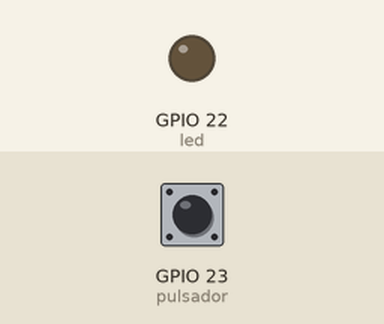
Simulated run of this sketch. Board: ESP32. On the bench: output pins drawn as LEDs (lit = HIGH). The test bench sets the inputs (shaded band); at power-on: GPIO 23 (pulsador) HIGH. The modem accepts every AT command (registered, SIM ready, sends succeed) and sends nothing else.

Above: at 5.2 s.
5.3 s: GPIO 23 (pulsador) pulled LOW for 0.15 s
At 5.4 s:
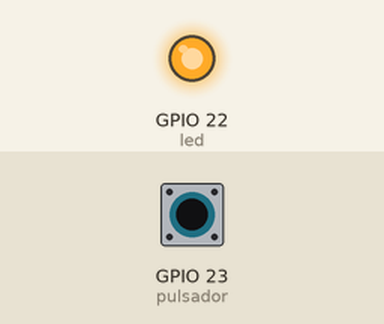
7.0 s: GPIO 23 (pulsador) pulled LOW for 3.2 s
At 11.5 s:
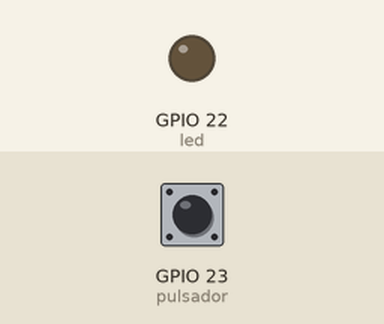
Timing chart, 0 to 13.0 s (numbered marks = the images above; inputs shaded):
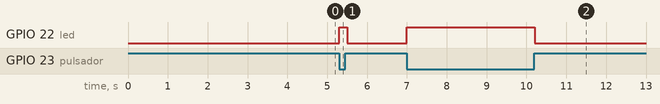

The sketch:

EMISOR.ino
```cpp
String lora_band = "915000000"; //Banda de frecuencia (Hz) dependera el País/Región donde se encuentre
String lora_networkid = "18";   //Identificación de la red Lora
String lora_address = "1";      //Dirección del módulo Lora
String lora_RX_address = "2";   //Dirección del módulo receptor Lora

int led = 22; //Led conectado al pin D22 del esp32
int pulsador = 23; //pulsador conectado al pin D23 del esp32

void setup(){

  Serial2.begin(115200,SERIAL_8N1, 16,17); //puerto serie2 (pin 16RXD,17TXD UART del esp32) Y (velocidad 115200)
  pinMode(pulsador,INPUT_PULLUP); //Modo de entrada el pin D23 del pulsador
  pinMode(led,OUTPUT); //Modo salida el pin D22 del Led

  delay(1500);
  Serial2.println("AT+BAND=" + lora_band); //Configuracion del modulo/Puerto serie (UART 2)
  delay(500);
  Serial2.println("AT+ADDRESS=" + lora_address);
  delay(500);
  Serial2.println("AT+NETWORKID=" + lora_networkid);
  delay(1500);


}

void loop()
{
  delay(100);

  if(digitalRead(pulsador) == LOW){ //Pulsador OFF
    digitalWrite(led, HIGH); //led ON
    Serial2.println("AT+SEND="+ lora_RX_address +",2,ON"); //Enviar datos al modulo receptor "ON" 2 bytes
  }else{
     digitalWrite(led, LOW); //led OFF
  }

}
```

Measured:
- after the input at 5.3 s, GPIO 22 (led): LOW → HIGH at once, → LOW 0.20 s later
- after the input at 7.0 s, GPIO 22 (led): LOW → HIGH at once, → LOW 3.2 s later
